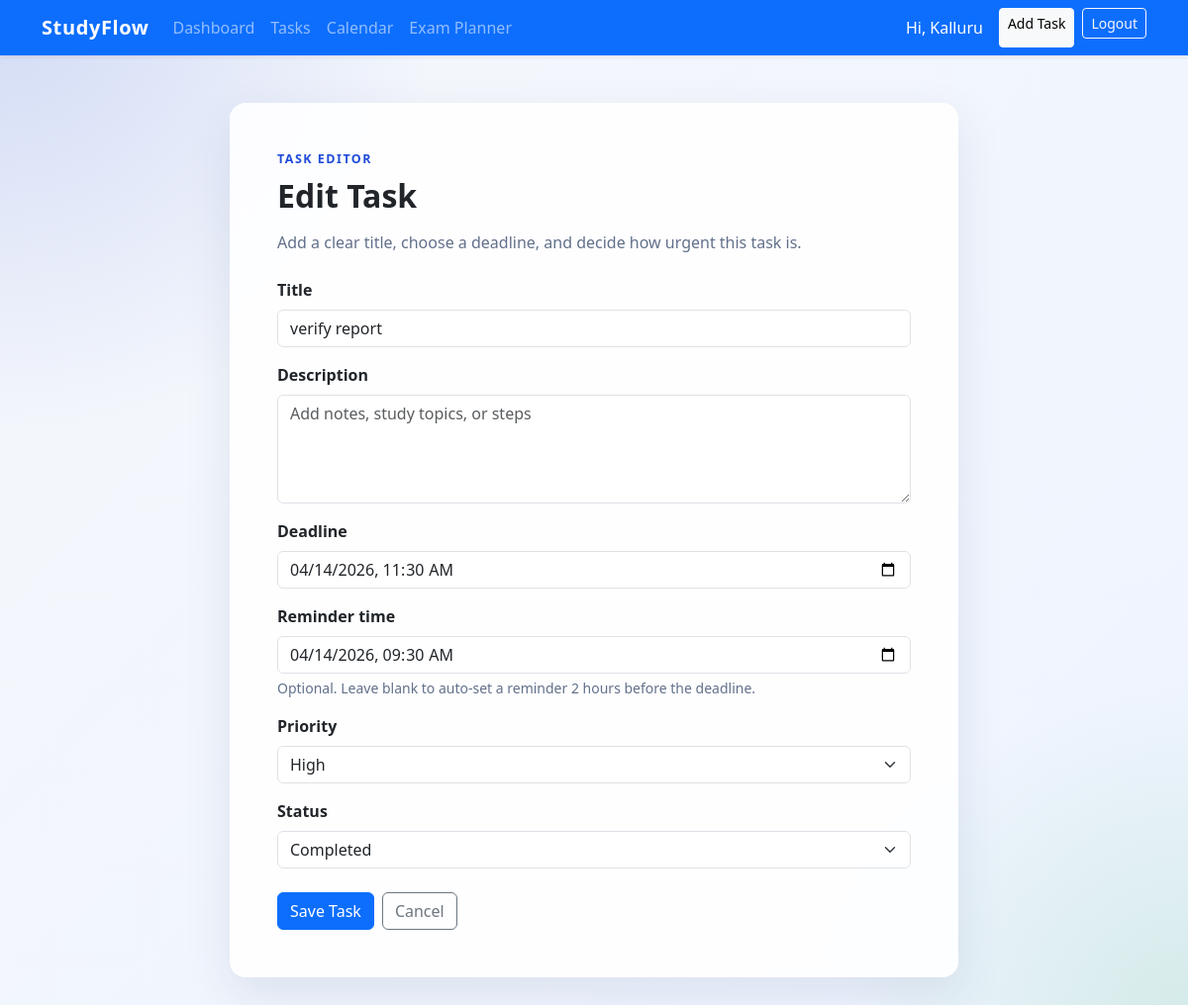
The page /tasks/1/edit/ (signed in) on the database its author committed.
### tasks/models.py (models this page shows, shortened)
class Task(models.Model):
    PRIORITY_HIGH = "High"
    PRIORITY_MEDIUM = "Medium"
    PRIORITY_LOW = "Low"
    STATUS_PENDING = "Pending"
    STATUS_COMPLETED = "Completed"
    PRIORITY_CHOICES = [
        (PRIORITY_HIGH, "High"),
        (PRIORITY_MEDIUM, "Medium"),
        (PRIORITY_LOW, "Low"),
    ]
    STATUS_CHOICES = [
        (STATUS_PENDING, "Pending"),
        (STATUS_COMPLETED, "Completed"),
    ]
    user = models.ForeignKey(User, on_delete=models.CASCADE, related_name="tasks")
    title = models.CharField(max_length=200)
    description = models.TextField(blank=True)
    deadline = models.DateTimeField()
    reminder_time = models.DateTimeField(blank=True, null=True)
    priority = models.CharField(max_length=10, choices=PRIORITY_CHOICES, default=PRIORITY_MEDIUM)
    status = models.CharField(max_length=10, choices=STATUS_CHOICES, default=STATUS_PENDING)
    created_at = models.DateTimeField(auto_now_add=True)
    completed_at = models.DateTimeField(blank=True, null=True)
    reminder_sent = models.BooleanField(default=False)
    class Meta:
        ordering = ["deadline", "-created_at"]

### tasks/views.py (the view)
# urls.py: path("<int:pk>/edit/", views.task_update_view, name="task_edit"),
@login_required
def task_update_view(request, pk):
    task = get_object_or_404(Task, pk=pk, user=request.user)
    if request.method == "POST":
        form = TaskForm(request.POST, instance=task)
        if form.is_valid():
            form.save()
            messages.success(request, "Task updated successfully.")
            return redirect("task_list")
    else:
        form = TaskForm(instance=task)
    return render(request, "tasks/task_form.html", {"form": form, "page_title": "Edit Task"})

### templates/tasks/task_form.html (shortened to what this page needs)
{% extends "base.html" %}
{% block content %}
<div class="row justify-content-center">
    <div class="col-lg-8">
        <div class="card content-card p-4 p-lg-5">
            <div class="page-eyebrow mb-2">Task Editor</div>
            <h2 class="fw-bold mb-3">{{ page_title }}</h2>
            <p class="text-secondary mb-4">Add a clear title, choose a deadline, and decide how urgent this task is.</p>
            <form method="post" novalidate>
                {% for field in form %}
                    <div class="mb-3">
                        <label class="form-label fw-semibold" for="{{ field.id_for_label }}">{{ field.label }}</label>
                        {{ field }}
                        {% if field.help_text %}
                            <div class="form-text">{{ field.help_text }}</div>
                        {% endif %}
                    </div>
                {% endfor %}
                <div class="d-flex flex-wrap gap-2 pt-2">
                    <button type="submit" class="btn btn-primary">Save Task</button>
                    <a href="{% url 'task_list' %}" class="btn btn-outline-secondary">Cancel</a>
                </div>
            </form>
        </div>
    </div>
</div>
{% endblock %}

### templates/base.html (shortened to what this page needs)
<!DOCTYPE html>
<html lang="en">
<head>
    <link href="https://cdn.jsdelivr.net/npm/bootstrap@5.3.3/dist/css/bootstrap.min.css" rel="stylesheet">
</head>
<body>
    <nav class="navbar navbar-expand-lg navbar-dark bg-primary shadow-sm">
        <div class="container">
            <a class="navbar-brand" href="{% url 'home' %}">StudyFlow</a>
            <div class="collapse navbar-collapse" id="mainNavbar">
                <ul class="navbar-nav me-auto mb-2 mb-lg-0">
                    {% if user.is_authenticated %}
                        <li class="nav-item"><a class="nav-link" href="{% url 'dashboard' %}">Dashboard</a></li>
                        <li class="nav-item"><a class="nav-link" href="{% url 'task_list' %}">Tasks</a></li>
                        <li class="nav-item"><a class="nav-link" href="{% url 'calendar' %}">Calendar</a></li>
                        <li class="nav-item"><a class="nav-link" href="{% url 'chatbot' %}">Exam Planner</a></li>
                    {% endif %}
                </ul>
                <div class="d-flex gap-2">
                    {% if user.is_authenticated %}
                        <span class="navbar-text text-white me-2">Hi, {{ user.first_name|default:user.username }}</span>
                        <a class="btn btn-light btn-sm" href="{% url 'task_add' %}">Add Task</a>
                        <form method="post" action="{% url 'logout' %}">
                            <button type="submit" class="btn btn-outline-light btn-sm">Logout</button>
                        </form>
                    {% else %}
                        <a class="btn btn-outline-light btn-sm" href="{% url 'login' %}">Login</a>
                        <a class="btn btn-light btn-sm" href="{% url 'register' %}">Register</a>
                    {% endif %}
                </div>
            </div>
        </div>
    </nav>
    <main class="py-5">
        <div class="container">
            {% block content %}{% endblock %}
        </div>
    </main>
</body>
</html>

### templates/base.html (style rules this page uses)
:root { --sf-primary: #1f4bd8; --sf-primary-dark: #1939a5; --sf-accent: #16a34a; --sf-warning: #f59e0b; --sf-danger: #dc2626; --sf-ink: #15213a; --sf-muted: #62708a; --sf-surface: rgba(255, 255, 255, 0.88); --sf-border: rgba(121, 136, 171, 0.18); }
body { background: radial-gradient(circle at top left, rgba(31, 75, 216, 0.16), transparent 28%), radial-gradient(circle at bottom right, rgba(22, 163, 74, 0.12), transparent 22%), linear-gradient(135deg, #f5f7fb 0%, #eef4ff 100%); min-height: 100vh; color: var(--sf-ink); }
.navbar-brand { font-weight: 700; letter-spacing: 0.03em; }
.hero-card, .content-card { border: 0; border-radius: 1rem; background: var(--sf-surface); backdrop-filter: blur(10px); box-shadow: 0 18px 48px rgba(28, 54, 105, 0.1); }
.page-eyebrow { text-transform: uppercase; letter-spacing: 0.12em; font-size: 0.78rem; font-weight: 700; color: var(--sf-primary); }
.form-text, .text-secondary { color: var(--sf-muted) !important; }

### rows shown on the page
Task: form "verify report" "04/14/2026 11:30" "04/14/2026 09:30" "High" "Completed"

### other values the page prints
{{ user.first_name|default:user.username }} "Kalluru"
{{ page_title }} "Edit Task"
{{ field.label }} "Title" "Description" "Deadline" "Reminder time" "Priority" "Status"
{{ field.help_text }} "Optional. Leave blank to auto-set a reminder 2 hours before the deadline."
